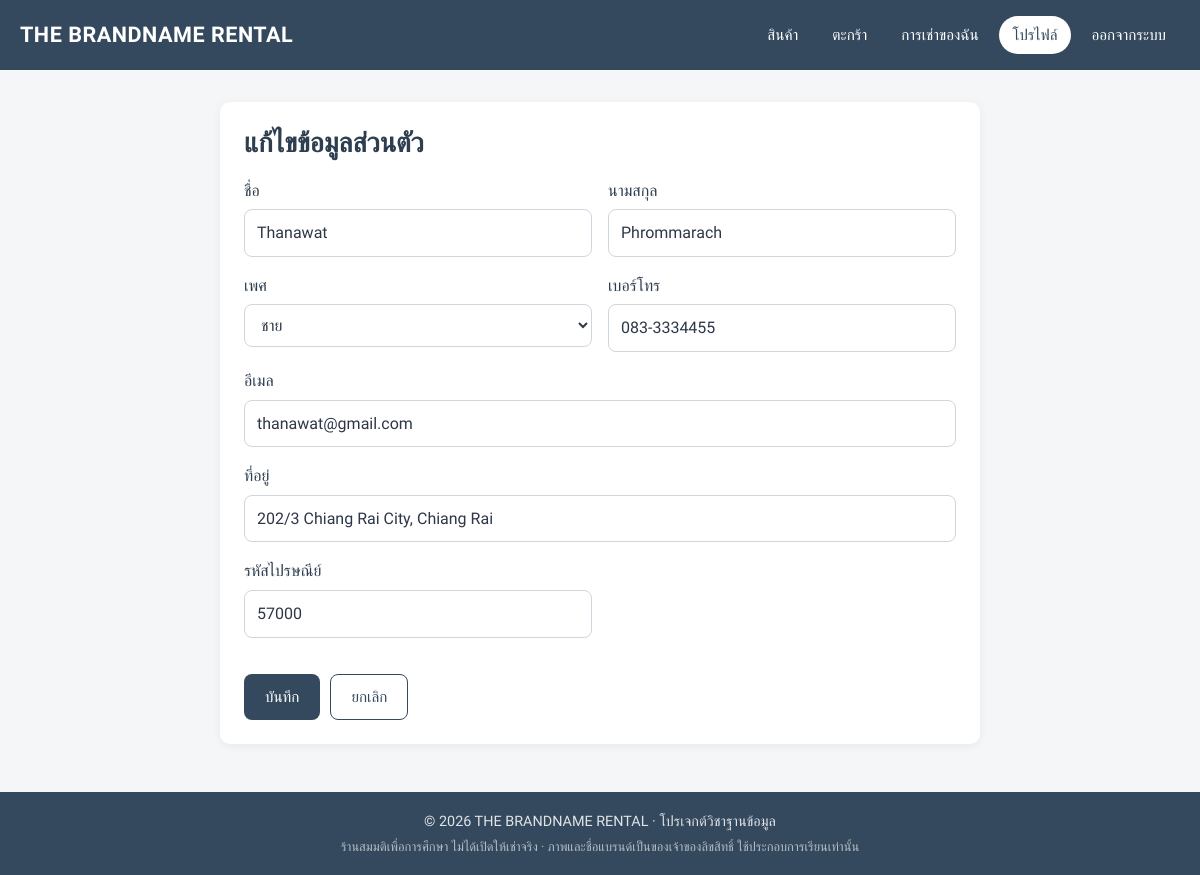
Screenshot of /project/edit_profile.php (signed in) with the database file from the repository.
### tables this page shows
CREATE TABLE customers (
    customers_id        VARCHAR(50)  PRIMARY KEY,
    customers_firstname VARCHAR(50),
    customers_lastname  VARCHAR(50),
    gender              VARCHAR(50),
    customers_member    VARCHAR(10)  NOT NULL DEFAULT 'no',    
    member_until        DATE         NULL,                     
    phonenumber         VARCHAR(15),
    email               VARCHAR(100) NOT NULL UNIQUE,
    address             VARCHAR(200),
    postal_code         VARCHAR(10),
    password            VARCHAR(255) NOT NULL
);

### project/includes/helpers.php (called while the page is built, shortened)
<?php
function e($value): string
{
    return htmlspecialchars((string) ($value ?? ''), ENT_QUOTES, 'UTF-8');
}
function require_customer(): string
{
    return $_SESSION['customers_id'];
}
function current_customer(mysqli $conn): array
{
    $customer = find_customer($conn, require_customer());
    return $customer;
}
function find_customer(mysqli $conn, string $customer_id): ?array
{
    $stmt = $conn->prepare('SELECT * FROM customers WHERE customers_id = ?');
    $stmt->bind_param('s', $customer_id);
    $stmt->execute();
    $row = $stmt->get_result()->fetch_assoc();
    return $row ?: null;
}

### project/includes/demo.php (called while the page is built, shortened)
<?php
function demo_mode(): bool
{
    global $config;
    return !empty($config['demo_mode']);
}
function is_seed_account(string $customer_id): bool
{
    return demo_mode() && preg_match('/^C0(0[1-9]|10)$/', $customer_id) === 1;
}

### project/edit_profile.php (the view, shortened to what this page needs)
<?php
require_once 'includes/db.php';
$current = current_customer($conn);
$customer_id = $current['customers_id'];
$genders = ['Male' => 'ชาย', 'Female' => 'หญิง', 'Other' => 'อื่น ๆ'];
$email_locked = is_seed_account($customer_id);
$user = find_customer($conn, $customer_id);
$value = fn(string $field, string $column) => e($_SERVER['REQUEST_METHOD'] === 'POST' ? input($field) : $user[$column]);
$current_gender = $_SERVER['REQUEST_METHOD'] === 'POST' ? input('gender') : $user['gender'];
?>
<div class="card page-narrow">
    <h1>แก้ไขข้อมูลส่วนตัว</h1>
    <form action="edit_profile.php" method="POST" class="form-grid two-cols">
        <div class="field">
            <label for="firstname">ชื่อ</label>
            <input type="text" id="firstname" name="firstname" maxlength="50" value="<?php echo $value('firstname', 'customers_firstname'); ?>" required>
        </div>
        <div class="field">
            <label for="lastname">นามสกุล</label>
            <input type="text" id="lastname" name="lastname" maxlength="50" value="<?php echo $value('lastname', 'customers_lastname'); ?>" required>
        </div>
        <div class="field">
            <label for="gender">เพศ</label>
            <select id="gender" name="gender" required>
                <?php foreach ($genders as $key => $label): ?>
                    <option value="<?php echo $key; ?>" <?php echo $current_gender === $key ? 'selected' : ''; ?>><?php echo $label; ?></option>
                <?php endforeach; ?>
            </select>
        </div>
        <div class="field">
            <label for="phonenumber">เบอร์โทร</label>
            <input type="text" id="phonenumber" name="phonenumber" maxlength="15" value="<?php echo $value('phonenumber', 'phonenumber'); ?>" required>
        </div>
        <div class="field full">
            <label for="email">อีเมล</label>
            <?php if ($email_locked): ?>
                <input type="email" id="email" value="<?php echo e($user['email']); ?>" readonly>
                <div class="hint">บัญชีทดลองในโหมดเดโมเปลี่ยนอีเมลไม่ได้</div>
            <?php else: ?>
                <input type="email" id="email" name="email" maxlength="100" value="<?php echo $value('email', 'email'); ?>" required>
            <?php endif; ?>
        </div>
        <div class="field full">
            <label for="address">ที่อยู่</label>
            <input type="text" id="address" name="address" maxlength="200" value="<?php echo $value('address', 'address'); ?>" required>
        </div>
        <div class="field">
            <label for="postal_code">รหัสไปรษณีย์</label>
            <input type="text" id="postal_code" name="postal_code" inputmode="numeric" pattern="[0-9]{5}" maxlength="5" value="<?php echo $value('postal_code', 'postal_code'); ?>" required>
        </div>
        <div class="full actions">
            <button type="submit" class="btn">บันทึก</button>
            <a href="profile.php" class="btn btn-outline">ยกเลิก</a>
        </div>
    </form>
</div>

### project/assets/css/style.css (style rules this page uses)
:root { --primary: #34495e; --primary-dark: #2c3e50; --primary-soft: #eaeef2; --success: #27ae60; --success-soft: #e8f6ee; --danger: #e74c3c; --danger-soft: #fdecea; --warning: #e67e22; --text: #2d3748; --muted: #6b7785; --border: #e2e6ea; --bg: #f4f6f8; --card: #ffffff; --radius: 10px; --shadow: 0 2px 10px rgba(0, 0, 0, 0.06); --font: 'Prompt', 'Segoe UI', Tahoma, sans-serif; }
* { box-sizing: border-box; }
body { margin: 0; font-family: var(--font); color: var(--text); background: var(--bg); line-height: 1.6; display: flex; flex-direction: column; min-height: 100vh; }
a { color: var(--primary); }
h1, h2, h3 { color: var(--primary-dark); line-height: 1.3; margin: 0 0 16px; }
h1 { font-size: 1.7rem; }
.page-narrow { max-width: 760px; margin-inline: auto; }
.card { background: var(--card); border-radius: var(--radius); box-shadow: var(--shadow); padding: 24px; }
.card > :last-child { margin-bottom: 0; }
.btn { display: inline-flex; align-items: center; justify-content: center; gap: 6px; padding: 10px 20px; border-radius: 8px; border: 1px solid transparent; font: inherit; font-size: 0.95rem; font-weight: 500; text-decoration: none; cursor: pointer; background: var(--primary); color: #fff; transition: background 0.2s, transform 0.1s; }
.btn-outline { background: transparent; color: var(--primary); border-color: var(--primary); }
.actions { display: flex; flex-wrap: wrap; gap: 10px; align-items: center; margin-top: 20px; }
.form-grid { display: grid; gap: 16px; }
.form-grid.two-cols { grid-template-columns: repeat(2, 1fr); }
.field label, .field-label { display: block; font-weight: 500; margin-bottom: 6px; color: var(--primary-dark); }
.field input, .field select, .field textarea { width: 100%; padding: 10px 12px; font: inherit; color: var(--text); border: 1px solid #cfd6dd; border-radius: 8px; background: #fff; }
.full { grid-column: 1 / -1; }

### rows the page displays
customers: firstname "Thanawat", lastname "Phrommarach", gender "ชาย", phonenumber "083-3334455", email "thanawat@gmail.com", address "202/3 Chiang Rai City, Chiang Rai", postal_code "57000"

### other values shown
SHOP_NAME "THE BRANDNAME RENTAL"
$item['label'] "สินค้า"
$item['label'] "ตะกร้า"
$item['label'] "การเช่าของฉัน"
$item['label'] "โปรไฟล์"
$item['label'] "ออกจากระบบ"
